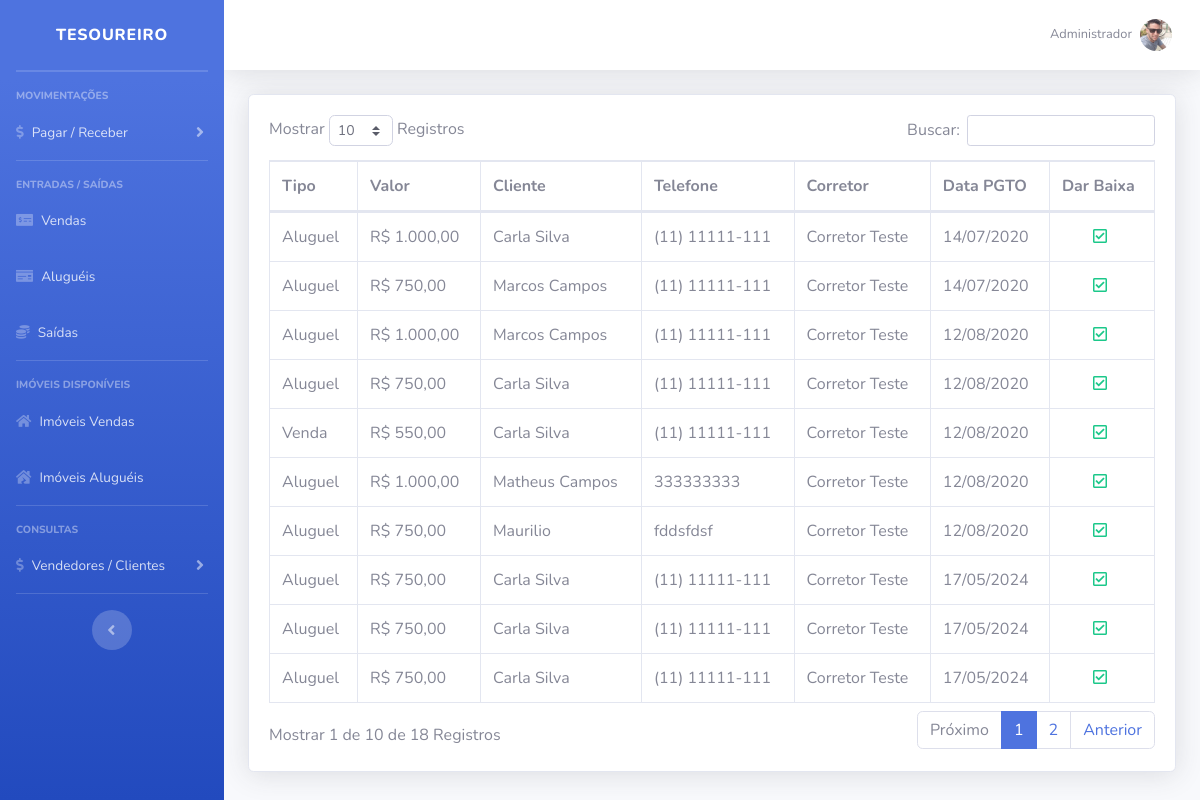
/imobiliaria/sistema/painel-tesouraria/index.php?pag=receber (signed in), run on the app's committed database.
### tables this page shows
CREATE TABLE `usuarios` (
  `id` int(11) NOT NULL,
  `nome` varchar(50) NOT NULL,
  `cpf` varchar(20) NOT NULL,
  `email` varchar(50) NOT NULL,
  `senha` varchar(35) NOT NULL,
  `nivel` varchar(35) NOT NULL,
  `foto` varchar(100) DEFAULT NULL
);

CREATE TABLE `contas_receber` (
  `id` int(11) NOT NULL,
  `valor` decimal(10,2) NOT NULL,
  `titulo` varchar(30) NOT NULL,
  `descricao` varchar(30) NOT NULL,
  `tipo` varchar(15) NOT NULL,
  `corretor` varchar(20) NOT NULL,
  `data` date NOT NULL,
  `pago` varchar(5) NOT NULL,
  `cliente` varchar(20) NOT NULL
);

CREATE TABLE `compradores` (
  `id` int(11) NOT NULL,
  `nome` varchar(50) NOT NULL,
  `tipo_pessoa` varchar(20) NOT NULL,
  `doc` varchar(25) NOT NULL,
  `telefone` varchar(15) NOT NULL,
  `endereco` varchar(100) NOT NULL,
  `corretor` varchar(20) NOT NULL
);

CREATE TABLE `corretores` (
  `id` int(11) NOT NULL,
  `nome` varchar(50) NOT NULL,
  `cpf` varchar(20) NOT NULL,
  `telefone` varchar(15) NOT NULL,
  `email` varchar(50) NOT NULL,
  `endereco` varchar(100) NOT NULL,
  `foto` varchar(100) NOT NULL,
  `descricao` varchar(90) DEFAULT NULL,
  `twitter` varchar(150) DEFAULT NULL,
  `facebook` varchar(150) DEFAULT NULL,
  `corretor` tinyint(1) DEFAULT NULL,
  `creci` varchar(15) DEFAULT NULL
);

### imobiliaria/sistema/painel-tesouraria/receber.php (the view, shortened to what this page needs)
<?php
include_once("../../conexao.php");
$pag = "receber";
$dataHoje = Date('Y-m-d');
?>
<div class="card shadow mb-4">
    <div class="card-body">
        <div class="table-responsive">
            <table class="table table-bordered" id="dataTable" width="100%" cellspacing="0">
                <thead>
                    <tr>
                        <th>Tipo</th>
                        <th>Valor</th>
                        <th>Cliente</th>
                        <th>Telefone</th>
                        <th>Corretor</th>
                        <th>Data PGTO</th>
                        <th>Dar Baixa</th>
                    </tr>
                </thead>
                <tbody>
                     <?php
                  $query = $pdo->query("SELECT * FROM contas_receber where pago = 'Não' order by data asc ");
                  $res = $query->fetchAll(PDO::FETCH_ASSOC);
                  for ($i=0; $i < count($res); $i++) {
                      $id = $res[$i]['id'];
                      $tipo = $res[$i]['tipo'];
                      $valor = $res[$i]['valor'];
                      $cliente = $res[$i]['cliente'];
                      $dataPgto = $res[$i]['data'];
                      $corretor = $res[$i]['corretor'];
                      $dataPgto = implode('/', array_reverse(explode('-', $dataPgto)));
                      $valor = number_format($valor, 2, ',', '.');
                      $res_2 = $pdo->query("SELECT * FROM compradores where doc = '" . $cliente . "' ");
                    $dados_2 = $res_2->fetchAll(PDO::FETCH_ASSOC);
                    @$nomeCliente = $dados_2[0]['nome'];
                    @$telefoneCliente = $dados_2[0]['telefone'];
                     $res_2 = $pdo->query("SELECT * FROM corretores where cpf = '" . $corretor . "' ");
                    $dados_2 = $res_2->fetchAll(PDO::FETCH_ASSOC);
                    @$nomeCorretor = $dados_2[0]['nome'];
                     if (@$minhaData > @$dataHoje) {
                                    $classe = "text-danger";
                                } else {
                                    $classe = "text-success";
                       }
                      ?>
                    <tr>
                        <td><?php echo $tipo ?></td>
                        <td>R$ <?php echo $valor ?></td>
                        <td><?php echo $nomeCliente ?></td>
                        <td><?php echo $telefoneCliente ?></td>
                        <td><?php echo $nomeCorretor ?></td>
                        <td><?php echo $dataPgto ?></td>
                        <td align="center">
                           <a href="index.php?pag=<?php echo $pag ?>&funcao=baixa&id=<?php echo $id ?>&valor=<?php echo $valor ?>" class='<?php echo $classe ?> mr-1' title='Dar Baixa'><i class='far fa-check-square'></i></a>
                        </td>
                    </tr>
                   <?php } ?>
                </tbody>
            </table>
        </div>
    </div>
</div>

### imobiliaria/sistema/painel-tesouraria/index.php (shortened to what this page needs)
<?php
include_once("../../conexao.php");
$query = $pdo->query("SELECT * FROM alugueis where ativo = 'Sim' and data_pgto <= curDate() and data_final >= curDate()");
$res = $query->fetchAll(PDO::FETCH_ASSOC);
$linhas = count($res);
if($linhas > 0){
    $data_pgto = @$res[0]['data_pgto'];
    $valor = @$res[0]['valor'];
    $corretor = @$res[0]['corretor'];
    $doc = @$res[0]['inquilino'];
    $id_al = @$res[0]['id'];
    $id_im = @$res[0]['imovel'];
    $query = $pdo->query("SELECT * FROM compradores where doc = '" . $doc . "' ");
    $res = $query->fetchAll(PDO::FETCH_ASSOC);
    $nomeInquilino = @$res[0]['nome'];
    $query = $pdo->query("SELECT * FROM imoveis where id = '" . $id_im . "' ");
    $res = $query->fetchAll(PDO::FETCH_ASSOC);
    $cpfVendedor = @$res[0]['vendedor'];
    $query = $pdo->query("SELECT * FROM vendedores where doc = '" . $cpfVendedor . "' ");
    $res = $query->fetchAll(PDO::FETCH_ASSOC);
    $nomeVendedor = @$res[0]['nome'];
    $data_pgto = date('Y/m/d', strtotime("+30 days",strtotime($data_pgto)));
    $pdo->query("UPDATE alugueis set data_pgto = '" . $data_pgto . "' where id = '" . $id_al . "' ");
    $pdo->query("INSERT into contas_receber (valor, titulo, descricao, tipo, corretor, data, pago, cliente) values ('" . $valor . "', 'Pagamento Aluguel', '" . $nomeInquilino . "', 'Aluguel', '" . $corretor . "', curDate(), 'Não', '" . $doc . "'  )");
    $pdo->query("INSERT into contas_pagar (valor, titulo, descricao, pago, tesoureiro, data) values ('" . $valor . "', 'Aluguel', '" . $nomeVendedor . "', 'Não', '', curDate()  )");
}
 ?>
 <?php
    $idUsuario = $_SESSION['id_usuario'];
    $res = $pdo->query("SELECT * FROM usuarios where id = '" . $idUsuario . "' ");
    $dados = $res->fetchAll(PDO::FETCH_ASSOC);
     $nome = $dados[0]['nome'];
     $img = $dados[0]['foto'];
    $pag = @$_GET["pag"];
    $menu1 = "pagar";
    $menu2 = "receber";
    $menu3 = "movimentacoes";
    $menu4 = "vendas";
    $menu5 = "alugueis";
    $menu6 = "imoveis-vendas";
    $menu7 = "imoveis-alugueis";
    $menu8 = "saidas";
    $menu9 = "compradores";
    $menu10 = "vendedores";
 ?>
<!DOCTYPE html>
<html lang="en">
    <head>
        <link href="../vendor/fontawesome-free/css/all.min.css" rel="stylesheet" type="text/css">
        <link href="../css/sb-admin-2.min.css" rel="stylesheet">
        <link href="../css/style.css" rel="stylesheet">
        <link href="../vendor/datatables/dataTables.bootstrap4.min.css" rel="stylesheet">
    </head>
    <body id="page-top">
        <div id="wrapper">
            <ul class="navbar-nav bg-gradient-primary sidebar sidebar-dark accordion" id="accordionSidebar">
                <a class="sidebar-brand d-flex align-items-center justify-content-center" href="index.php">
                    <div class="sidebar-brand-text mx-3">Tesoureiro</div>
                </a>
                <hr class="sidebar-divider my-0">
                <hr class="sidebar-divider">
                <div class="sidebar-heading">
                    Movimentações
                </div>
                 <li class="nav-item">
                    <a class="nav-link collapsed" href="#" data-toggle="collapse" data-target="#collapseTwo" aria-expanded="true" aria-controls="collapseTwo">
                        <i class="fas fa-dollar-sign"></i>
                        <span>Pagar / Receber</span>
                    </a>
                </li>
                <hr class="sidebar-divider">
                <div class="sidebar-heading">
                    Entradas / Saídas
                </div>
                <li class="nav-item">
                    <a class="nav-link" href="index.php?pag=<?php echo $menu4 ?>">
                        <i class="fas fa-money-check-alt"></i>
                        <span>Vendas</span></a>
                </li>
                 <li class="nav-item">
                    <a class="nav-link" href="index.php?pag=<?php echo $menu5 ?>">
                        <i class="fas fa-money-check"></i>
                        <span>Aluguéis</span></a>
                </li>
                 <li class="nav-item">
                    <a class="nav-link" href="index.php?pag=<?php echo $menu8 ?>">
                        <i class="fas fa-coins"></i>
                        <span>Saídas</span></a>
                </li>
                <hr class="sidebar-divider">
                <div class="sidebar-heading">
                    Imóveis Disponíveis
                </div>
                <li class="nav-item">
                    <a class="nav-link" href="index.php?pag=<?php echo $menu6 ?>">
                        <i class="fas fa-home"></i>
                        <span>Imóveis Vendas</span></a>
                </li>
                 <li class="nav-item">
                    <a class="nav-link" href="index.php?pag=<?php echo $menu7 ?>">
                        <i class="fas fa-house-damage"></i>
                        <span>Imóveis Aluguéis</span></a>
                </li>
                <hr class="sidebar-divider">
                <div class="sidebar-heading">
                    Consultas
                </div>
                 <li class="nav-item">
                    <a class="nav-link collapsed" href="#" data-toggle="collapse" data-target="#collapseClientes" aria-expanded="true" aria-controls="collapseTwo">
                        <i class="fas fa-dollar-sign"></i>
                        <span>Vendedores / Clientes</span>
                    </a>
                </li>
                <hr class="sidebar-divider d-none d-md-block">
                <div class="text-center d-none d-md-inline">
                    <button class="rounded-circle border-0" id="sidebarToggle"></button>
                </div>
            </ul>
            <div id="content-wrapper" class="d-flex flex-column">
                <div id="content">
                    <nav class="navbar navbar-expand navbar-light bg-white topbar mb-4 static-top shadow">
                        <ul class="navbar-nav ml-auto">
                            <li class="nav-item dropdown no-arrow">
                                <a class="nav-link dropdown-toggle" href="#" id="userDropdown" role="button" data-toggle="dropdown" aria-haspopup="true" aria-expanded="false">
                                    <span class="mr-2 d-none d-lg-inline text-gray-600 small"><?php echo $nome ?></span>
                                    <img class="img-profile rounded-circle" src="../img/profiles/<?php echo $img ?>">
                                </a>
                            </li>
                        </ul>
                    </nav>
                    <div class="container-fluid">
                       <?php if ($pag == null) {
                        include_once("home.php");
                        } else if ($pag==$menu1) {
                        include_once($menu1.".php");
                        } else if ($pag==$menu2) {
                        include_once($menu2.".php");
                         } else if ($pag==$menu3) {
                        include_once($menu3.".php");
                        } else if ($pag==$menu4) {
                        include_once($menu4.".php");
                        } else if ($pag==$menu5) {
                        include_once($menu5.".php");
                        } else if ($pag==$menu6) {
                        include_once($menu6.".php");
                        } else if ($pag==$menu7) {
                        include_once($menu7.".php");
                        } else if ($pag==$menu8) {
                        include_once($menu8.".php");
                        } else if ($pag==$menu9) {
                        include_once($menu9.".php");
                        } else if ($pag==$menu10) {
                        include_once($menu10.".php");
                        } else {
                        include_once("home.php");
                        }
                        ?>
                    </div>
                </div>
            </div>
        </div>
    </body>
</html>

### data on the page
usuarios: nome "Administrador", foto (picture)
contas_receber: tipo "Aluguel", valor "1.000,00", compradores.nome "Carla Silva", compradores.telefone "(11) 11111-111", corretores.nome "Corretor Teste", data "14/07/2020"
contas_receber: tipo "Aluguel", valor "750,00", compradores.nome "Marcos Campos", compradores.telefone "(11) 11111-111", corretores.nome "Corretor Teste", data "14/07/2020"
contas_receber: tipo "Aluguel", valor "1.000,00", compradores.nome "Marcos Campos", compradores.telefone "(11) 11111-111", corretores.nome "Corretor Teste", data "12/08/2020"
contas_receber: tipo "Aluguel", valor "750,00", compradores.nome "Carla Silva", compradores.telefone "(11) 11111-111", corretores.nome "Corretor Teste", data "12/08/2020"
contas_receber: tipo "Venda", valor "550,00", compradores.nome "Carla Silva", compradores.telefone "(11) 11111-111", corretores.nome "Corretor Teste", data "12/08/2020"
contas_receber: tipo "Aluguel", valor "1.000,00", compradores.nome "Matheus Campos", compradores.telefone "333333333", corretores.nome "Corretor Teste", data "12/08/2020"
contas_receber: tipo "Aluguel", valor "750,00", compradores.nome "Maurilio", compradores.telefone "fddsfdsf", corretores.nome "Corretor Teste", data "12/08/2020"
contas_receber: tipo "Aluguel", valor "750,00", compradores.nome "Carla Silva", compradores.telefone "(11) 11111-111", corretores.nome "Corretor Teste", data "17/05/2024"
contas_receber: tipo "Aluguel", valor "750,00", compradores.nome "Carla Silva", compradores.telefone "(11) 11111-111", corretores.nome "Corretor Teste", data "17/05/2024"
contas_receber: tipo "Aluguel", valor "750,00", compradores.nome "Carla Silva", compradores.telefone "(11) 11111-111", corretores.nome "Corretor Teste", data "17/05/2024"
